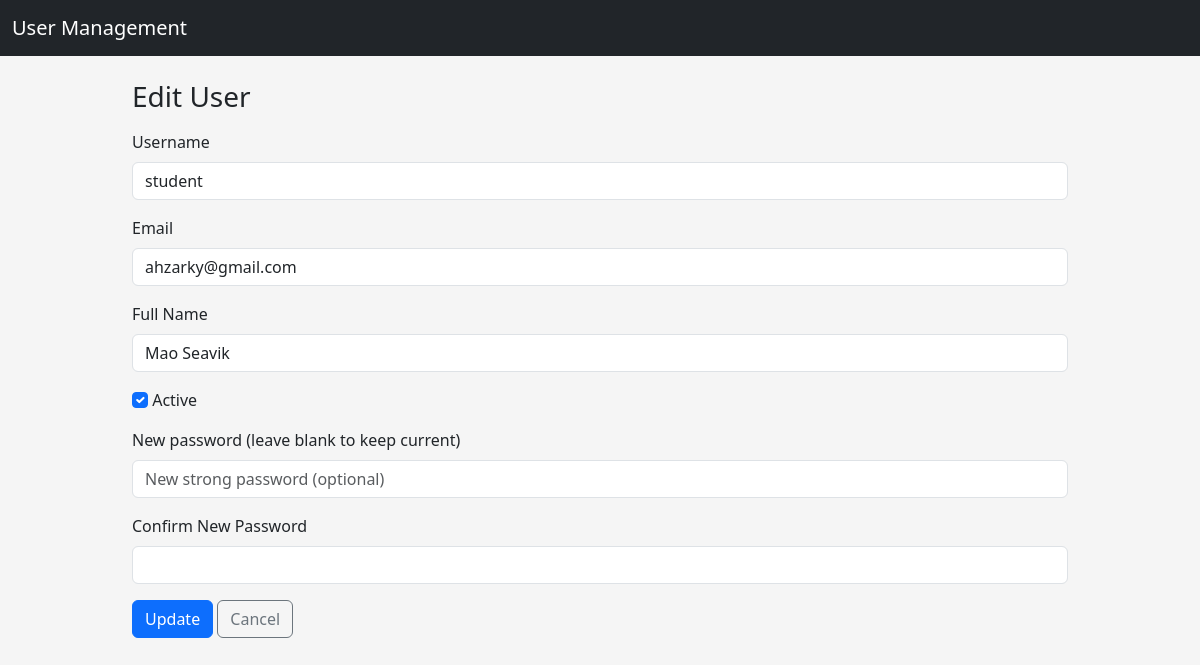
Page /users/1/edit on the committed database.
### app/models/user.py (models this page shows, shortened)
class User(db.Model):
    __tablename__ = "users"
    id = db.Column(db.Integer, primary_key=True)
    username = db.Column(db.String(80), unique=True, nullable=False)
    email = db.Column(db.String(120), unique=True, nullable=False)
    full_name = db.Column(db.String(120), nullable=False)
    is_active = db.Column(db.Boolean, default=True, nullable=False)
    passwork_hash = db.Column(db.String(255), nullable=False)
    created_at = db.Column(db.DateTime, default=datetime.utcnow, nullable=False)
    updated_at = db.Column(
        db.DateTime, default=datetime.utcnow, onupdate=datetime.utcnow, nullable=False
    )

### app/routes/user_routes.py (the view, shortened to what this page needs)
@user_bp.route("/<int:user_id>/edit", methods=["GET", "POST"])
def edit(user_id: int):
    user = UserService.get_by_id(user_id)
    if user is None:
        abort(404)
    form = UserEditForm(original_user=user, obj=user)
    return render_template("users/edit.html", form=form, user=user)

### app/forms/user_forms.py (shortened to what this page needs)
class UserEditForm(FlaskForm):
    username = StringField(
        "Username",
        validators=[DataRequired(), Length(min=3, max=80)],
    )
    email = StringField(
        "Email",
        validators=[DataRequired(), Email(), Length(max=120)],
    )
    full_name = StringField(
        "Full Name",
        validators=[DataRequired(), Length(min=3, max=120)],
    )
    is_active = BooleanField("Active")
    password = PasswordField(
        "New password (leave blank to keep current)",
        validators=[strong_password],
        render_kw={"placeholder": "New strong password (optional)"},
    )
    confirm_password = PasswordField(
        "Confirm New Password",
        validators=[EqualTo("password", message="Passwords must match.")],
    )
    submit = SubmitField("Update")
    def __init__(self, original_user: User, *args, **kwargs):
        super().__init__(*args, **kwargs)
        self.original_user = original_user

### app/services/user_service.py (called while the page is built)
    @staticmethod
    def get_by_id(user_id: int) -> Optional[User]:
        return User.query.get(user_id)

### app/templates/users/edit.html (shortened to what this page needs)
{% extends "layouts/base.html" %}
{% block content %}
<h1 class="h3 mb-3">Edit User</h1>
<form method="post" novalidate>
    {% include "users/_form.html" %}
</form>
{% endblock %}

### app/templates/users/_form.html (shortened to what this page needs)
<div class="mb-3">
    {{ form.username.label(class="form-label")}}
    {{ form.username(class="form-control")}}
</div>
<div class="mb-3">
    {{ form.email.label(class="form-label")}}
    {{ form.email(class="form-control")}}
</div>
<div class="mb-3">
    {{ form.full_name.label(class="form-label")}}
    {{ form.full_name(class="form-control")}}
</div>
<div class="mb-3">
    {{ form.is_active(class="form-check-input") }}
    {{ form.is_active.label(class="form-check-label")}}
</div>
<div class="mb-3">
    {{ form.password.label(class="form-label")}}
    {{ form.password(class="form-control")}}
</div>
<div class="mb-3">
    {{ form.confirm_password.label(class="form-label")}}
    {{ form.confirm_password(class="form-control")}}
</div>
<div class="mb-4">
    {{ form.submit(class="btn btn-primary") }}
    <a href="{{ url_for('users.index') }}" class="btn btn-outline-secondary">
        Cancel
    </a>
</div>

### app/static/css/style.css (style rules this page uses)
body { background-color: #f5f5f5; }

### rows in the picture
User: username "student", email "ahzarky@gmail.com", full_name "Mao Seavik", is_active "☑"
